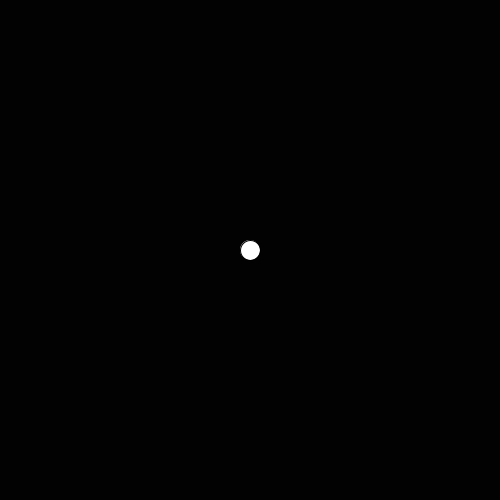
Frame 1 (no input)
Frame 60 (the mouse pressed at the canvas centre just before this capture): identical to frame 1, image omitted
Frame 120 (the mouse held since frame 60 and released just before this capture): identical to frame 1, image omitted

The Processing sketch that drew this single still picture (run headless with seeded random() and noise(); from frame 60 on, the mouse is pressed at the canvas centre):

// Processing sketch: ProcessingFile
// ── ProcessingFile.pde
void setup() {
  size(500,500);
}
void draw(){
  background(2,2,2);
  ellipse(250,250,20,20);
}
